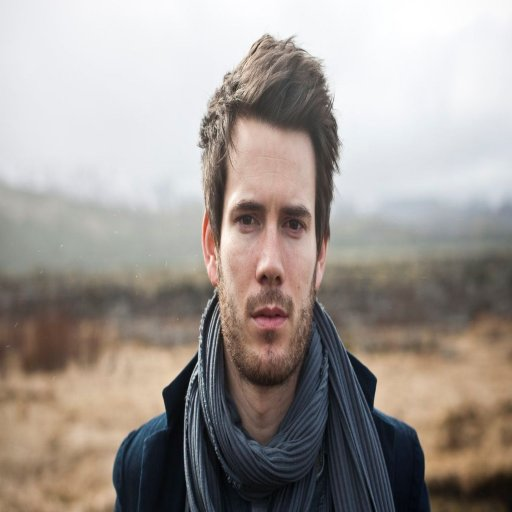
#> input picture men.jpg, 512 x 512 px
$ python 'Image Airthmetics.py'
#> lines starting #> are read from the running program, lines starting #| are printed output that depends on the picture
import cv2
import numpy as np

img = cv2.imread('men.jpg')
#> img is the input picture: shape (512, 512, 3); mean B, G, R 147.5, 152.6, 160.2
cv2.imshow('Original', img)
cv2.waitKey(0)

M = np.ones(img.shape, dtype="uint8") * 150

added = cv2.add(img,M)
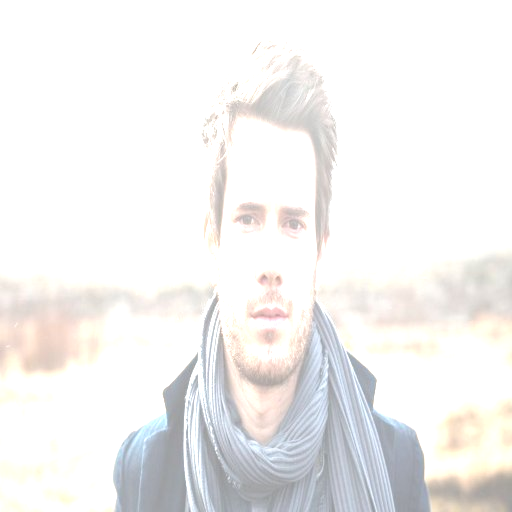
#> added: shape (512, 512, 3); mean B, G, R 240.7, 241.5, 242.4
cv2.imshow('Added', added)

subtract = cv2.subtract(img, M)
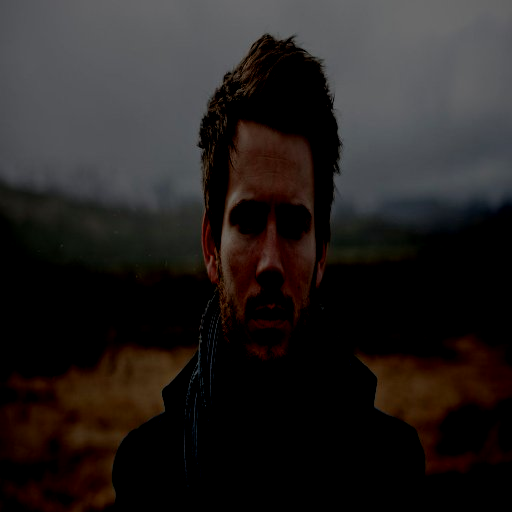
#> subtract: shape (512, 512, 3); mean B, G, R 32.1, 33.3, 37.5
cv2.imshow('Substract', subtract)

mul = cv2.multiply(img, M)
cv2.imshow("Multiply", mul)

cv2.waitKey(0)
cv2.destroyAllWindows()
